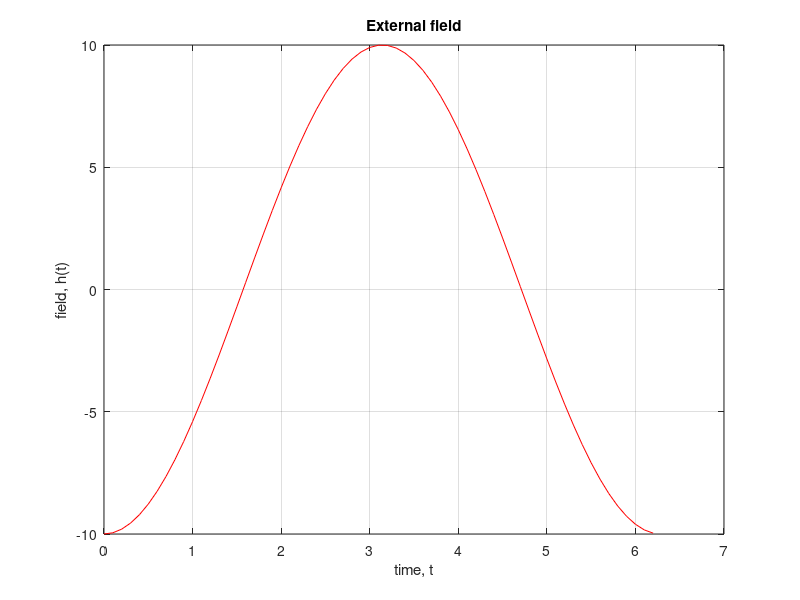

This figure's MATLAB source: (Note: this script raises an error after producing the figure.)
clc;
clear all;
close all;
%-----input-ignal---------------
t=0:0.1:2*pi;
%h= -2*cos(t).*exp(-0.1*t);
h= -10*cos(t);

figure(1);
plot(t,h,'r');
grid on;
title('External field');
xlabel('time, t');
ylabel('field, h(t)');
%--------------------------------

[alpha, beta, u] = norm_ab(5,0.1,2.5,-2.5,2,2);
figure(2);
mesh(alpha, beta, u);
grid on;
title('\mu(\alpha,\beta) distribution');
xlabel('\alpha');
ylabel('\beta');

%--------------------------------
[F]= state_function(alpha, beta, u);
figure(3);
mesh(alpha, beta, F);
grid on;
title('F(\alpha,\beta)');
xlabel('\alpha');
ylabel('\beta');
%--------------------------------
m = f_output(h,t,F, alpha, beta);
figure(4);
plot(t,m,'r');
grid on;
title('Magnetization');
xlabel('time, t');
ylabel('magnetization, m(t)');

figure(5);
plot(h,m,'b');
grid on;
title('m(h)');
xlabel('h(t)');
ylabel('m(h)');
%--------------------------------

